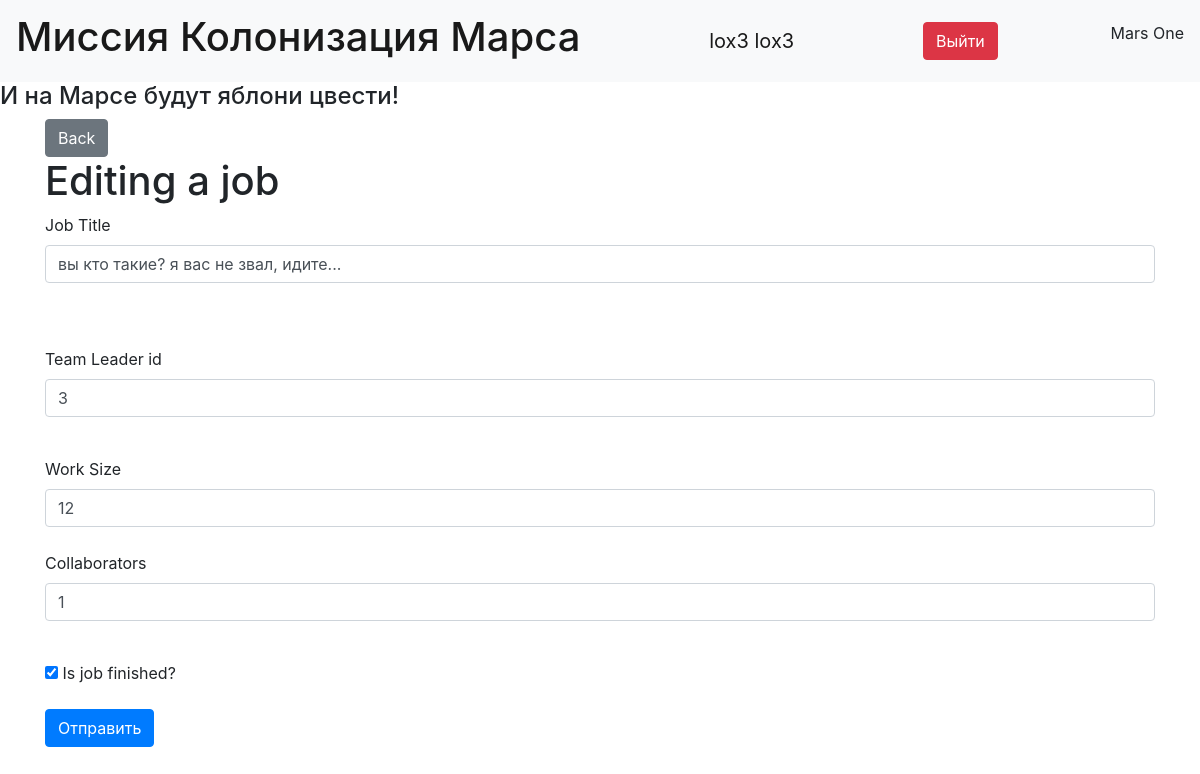
Page /jobs_edit/4 (signed in) on the earlier database version.
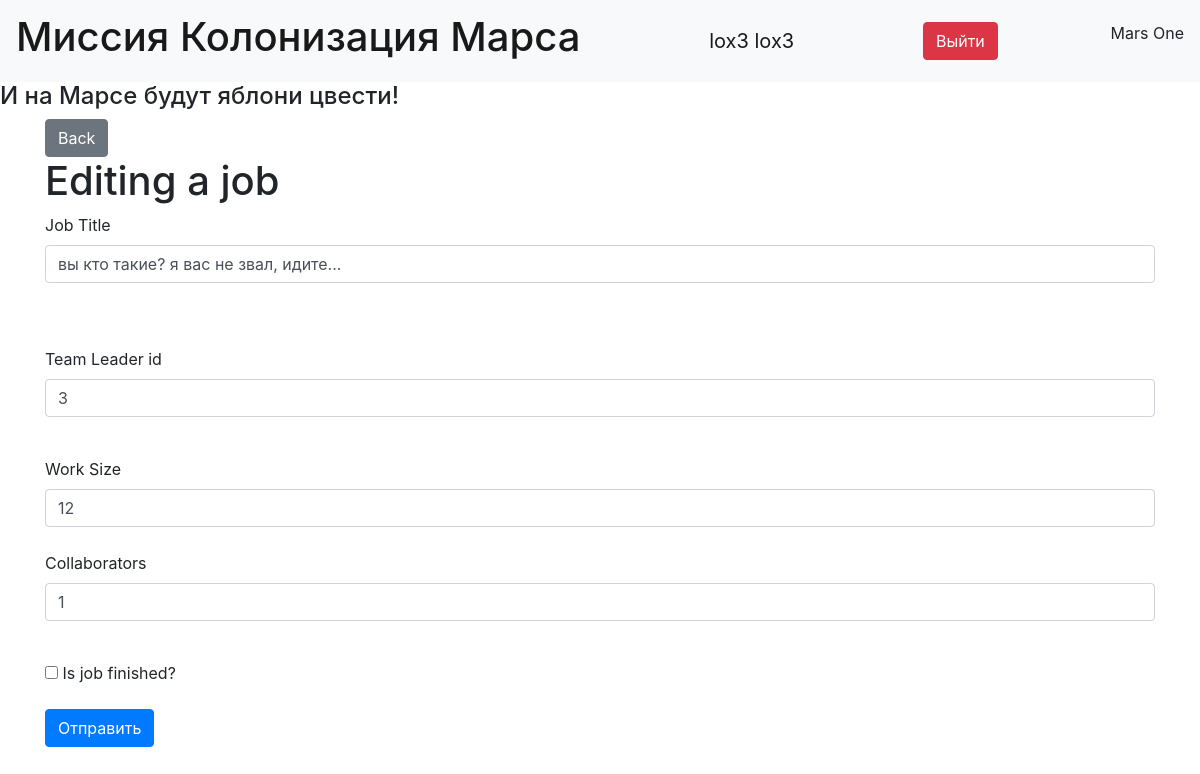
Same page on the later database version.
### data/job.py (models this page shows)
class Jobs(SqlAlchemyBase):
    __tablename__ = 'jobs'
    id = sqlalchemy.Column(sqlalchemy.Integer, primary_key=True, autoincrement=True)
    team_leader = sqlalchemy.Column(sqlalchemy.Integer, sqlalchemy.ForeignKey("users.id"))
    job = sqlalchemy.Column(sqlalchemy.String, nullable=False)
    work_size = sqlalchemy.Column(sqlalchemy.Integer, nullable=False)
    collaborators = sqlalchemy.Column(sqlalchemy.String, nullable=False)
    start_date = sqlalchemy.Column(sqlalchemy.DateTime, default=datetime.datetime.now)
    end_date = sqlalchemy.Column(sqlalchemy.DateTime, default=datetime.datetime.now)
    is_finished = sqlalchemy.Column(sqlalchemy.Boolean, nullable=False)
    user_relationship = orm.relationship("User", back_populates="job_relationship")
    categories_relationship = orm.relationship("Category",
                                               secondary="association",
                                               backref="job")

### 21.py (the view, shortened to what this page needs)
@app.route('/jobs_edit/<int:id>', methods=['GET', 'POST'])
@login_required
def jobs_edit(id):
    form = JobsForm()
    if request.method == "GET":
        db_sess = db_session.create_session()
        job_check = db_sess.query(Jobs).filter(Jobs.id == id).filter(
            ((Jobs.team_leader == current_user.id) | (current_user.id == 1))).first()
        if job_check:
            form.job.data = job_check.job
            form.team_leader.data = job_check.team_leader
            form.work_size.data = job_check.work_size
            form.collaborators.data = job_check.collaborators
            form.is_finished.data = job_check.is_finished
        else:
            abort(404)
    return render_template('job_edit.html',
                           title='Editing a job', form=form, text='Editing a job')

### data/forms.py
class JobsForm(FlaskForm):
    team_leader = IntegerField("Team Leader id", validators=[DataRequired()])
    job = StringField("Job Title", validators=[DataRequired()])
    work_size = IntegerField("Work Size", validators=[DataRequired()])
    collaborators = StringField("Collaborators")
    id_category = IntegerField("Id Category")
    start_date = DateField("Start Date", default=datetime.datetime.now)
    end_date = DateField("End Date", default=datetime.datetime.now)
    is_finished = BooleanField("Is job finished?", default=False)
    submit = SubmitField("Отправить")

### 21.py (called while the page is built)
@login_manager.user_loader
def load_user(user_id):
    db_sess = db_session.create_session()
    return db_sess.query(User).get(user_id)

### data/db_session.py (called while the page is built)
def create_session() -> Session:
    global __factory
    return __factory()

### templates/job_edit.html (shortened to what this page needs)
{% extends "base.html" %}
{% block content %}
    <a class="btn btn-secondary" href="/">Back</a>
    {% if current_user.is_authenticated %}
        <strong><h1>{{text}}</h1></strong>
        <form action="" method="post">
            <p>
                {{ form.job.label }}<br>
                {{ form.job(class="form-control") }}<br>
            </p><br>
            <p>
                {{ form.team_leader.label }}<br>
                {{ form.team_leader(class="form-control") }}<br>
            </p>
            <p>
                {{ form.work_size.label }}<br>
                {{ form.work_size(class="form-control") }}<br>
                {{ form.collaborators.label }}<br>
                {{ form.collaborators(class="form-control") }}<br>
            </p>
            <p>
                {{ form.is_finished()}}
                {{ form.is_finished.label }}<br>
            </p>
            <p>{{ form.submit(type="submit", class="btn btn-primary") }}</p>
            <div>{{ message }}</div><br>
        </form>
        {% else %}
            <h1>Не авторизован</h1>
            <a class="btn btn-primary " href="/">На главную</a>
        {% endif %}
{% endblock %}

Differences in the rows shown:
changed Jobs "вы кто такие? я вас не звал, идите...": is_finished "☑" → "☐"
